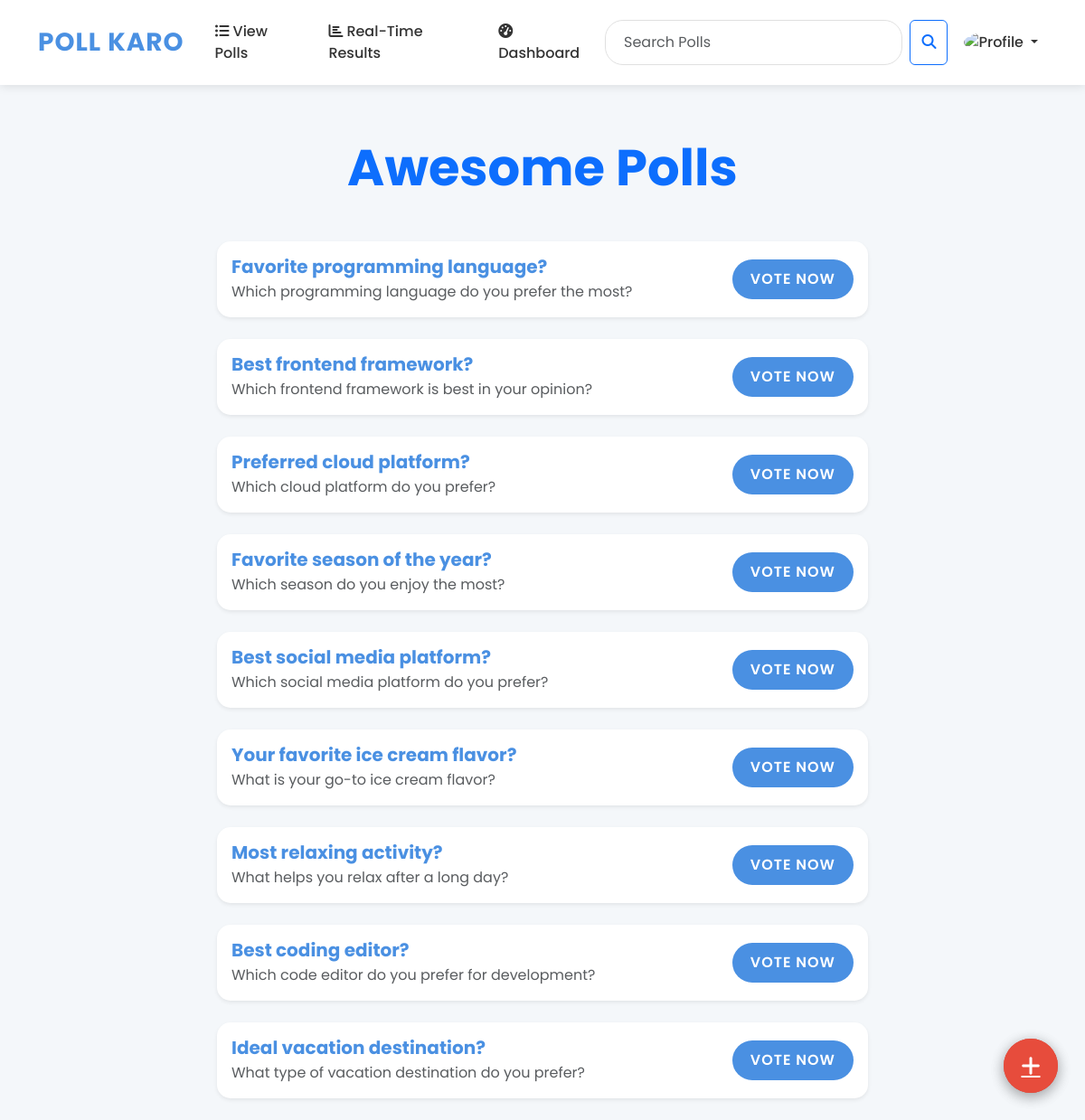
The app's page /poll/polls/ (signed in) with its own data.
### Poll/models.py (models this page shows, shortened)
class Poll(models.Model):
    title = models.CharField(max_length=200)
    question = models.TextField()
    creator = models.ForeignKey(User, on_delete=models.CASCADE, related_name='created_polls')
    image = models.ImageField(upload_to='poll_images/', null=True, blank=True)  # New field

### Poll/views.py (the view)
# urls.py: path('polls/', poll_list_view, name='poll_list'),
def poll_list_view(request):
    polls = Poll.objects.all()
    return render(request, 'polls/poll_list.html', {'polls': polls})

### templates/polls/poll_list.html (shortened to what this page needs)
{% extends "base.html" %}
{% block content %}
<div class="container mt-5">
    <h1 class="text-center mb-5 display-4 fw-bold text-primary animate__animated animate__fadeInDown">Awesome Polls</h1>
    <div class="row justify-content-center">
        <div class="col-lg-8">
            <div id="pollList" class="poll-list animate__animated animate__fadeIn animate__delay-1s">
                {% for poll in polls %}
                <div class="poll-item card mb-4 shadow-sm animate__animated animate__fadeInUp" style="animation-delay: {{ forloop.counter|add:"1" }}00ms;">
                    <div class="card-body d-flex justify-content-between align-items-center">
                        <div>
                            <h2 class="h5 card-title mb-1 fw-bold">{{ poll.title }}</h2>
                            <p class="card-text text-muted">{{ poll.question }}</p>
                        </div>
                        <a href="{% url 'vote' poll.id %}" class="btn btn-primary btn-vote">Vote Now</a>
                    </div>
                </div>
                {% empty %}
                <div class="alert alert-info text-center animate__animated animate__fadeIn" role="alert">
                    No polls available at the moment. Check back soon!
                </div>
                {% endfor %}
            </div>
        </div>
    </div>
</div>
<a href="{% url 'create_poll' %}" class="btn-floating" id="createPollBtn">
</a>
<link rel="stylesheet" href="https://cdnjs.cloudflare.com/ajax/libs/animate.css/4.1.1/animate.min.css">
{% endblock %}

### templates/base.html (style rules this page uses)
:root { --primary-color: #4a90e2; --secondary-color: #f39c12; --accent-color: #e74c3c; --background-color: #f4f7fa; --text-color: #333; --card-bg: #ffffff; --navbar-bg: rgba(255, 255, 255, 0.95); }
body { font-family: 'Poppins', sans-serif; background-color: var(--background-color); color: var(--text-color); min-height: 100vh; display: flex; flex-direction: column; padding-top: 80px; transition: all 0.3s ease; }
.card { background: var(--card-bg); border: none; border-radius: 15px; box-shadow: 0 10px 30px rgba(0, 0, 0, 0.1); transition: transform 0.3s ease, box-shadow 0.3s ease; margin-bottom: 20px; overflow: hidden; }
.btn-primary { background-color: var(--primary-color); border: none; border-radius: 25px; padding: 12px 25px; font-weight: 600; text-transform: uppercase; letter-spacing: 1px; transition: all 0.3s ease; }
.btn-floating { position: fixed; bottom: 30px; right: 30px; width: 60px; height: 60px; border-radius: 50%; background-color: var(--accent-color); color: white; display: flex; align-items: center; justify-content: center; font-size: 24px; box-shadow: 0 4px 15px rgba(0, 0, 0, 0.2); transition: all 0.3s ease; }

### templates/polls/poll_list.html (style rules this page uses)
:root { --primary-color: #4a90e2; --secondary-color: #f39c12; --accent-color: #e74c3c; --background-color: #f4f7fa; --text-color: #333; --card-bg: #ffffff; }
body { font-family: 'Poppins', sans-serif; background-color: var(--background-color); color: var(--text-color); min-height: 100vh; }
.poll-item { background-color: var(--card-bg); border: none; border-radius: 15px; transition: all 0.3s ease; overflow: hidden; }
.card-title { color: var(--primary-color); }
.btn-vote { background-color: var(--primary-color); border: none; border-radius: 25px; padding: 10px 20px; font-weight: 600; transition: all 0.3s ease; }
.btn-floating { position: fixed; bottom: 30px; right: 30px; width: 60px; height: 60px; border-radius: 50%; background-color: var(--accent-color); color: white; display: flex; align-items: center; justify-content: center; font-size: 24px; box-shadow: 0 4px 15px rgba(0, 0, 0, 0.2); transition: all 0.3s ease; z-index: 1000; }

### records on screen
Poll: title "Favorite programming language?", question "Which programming language do you prefer the most?"
Poll: title "Best frontend framework?", question "Which frontend framework is best in your opinion?"
Poll: title "Preferred cloud platform?", question "Which cloud platform do you prefer?"
Poll: title "Favorite season of the year?", question "Which season do you enjoy the most?"
Poll: title "Best social media platform?", question "Which social media platform do you prefer?"
Poll: title "Your favorite ice cream flavor?", question "What is your go-to ice cream flavor?"
Poll: title "Most relaxing activity?", question "What helps you relax after a long day?"
Poll: title "Best coding editor?", question "Which code editor do you prefer for development?"
Poll: title "Ideal vacation destination?", question "What type of vacation destination do you prefer?"
